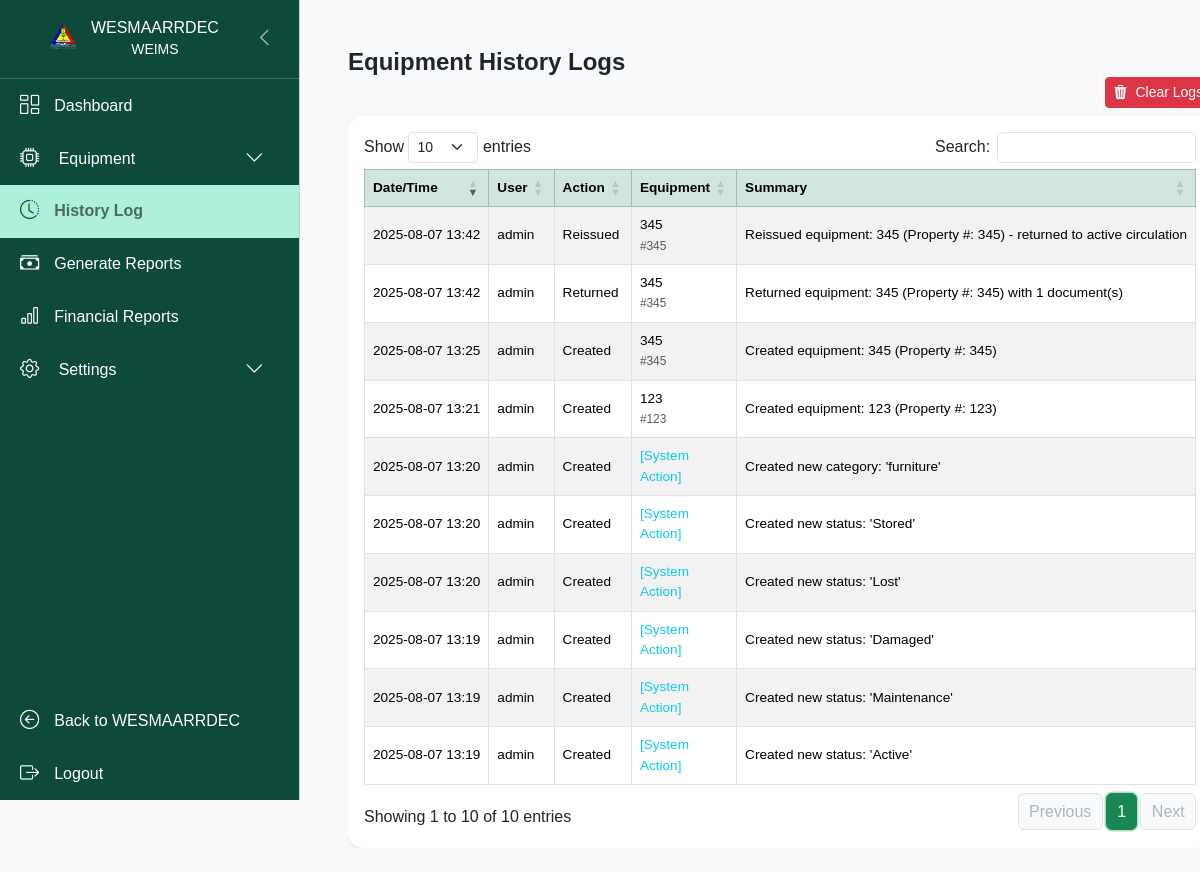
Page /weims/history-logs/ (signed in) on the committed database.
### equipments/models.py (models this page shows, shortened)
class EquipmentActionLog(models.Model):
    ACTION_CHOICES = [
        ('create', 'Created'),
        ('edit', 'Edited'),
        ('delete', 'Deleted'),
        ('archive', 'Archived'),
        ('unarchive', 'Unarchived'),
        ('return', 'Returned'),
        ('reissue', 'Reissued'),
    ]
    equipment = models.ForeignKey('Equipment', on_delete=models.SET_NULL, null=True, blank=True)
    action = models.CharField(max_length=20, choices=ACTION_CHOICES)
    user = models.ForeignKey(settings.AUTH_USER_MODEL, on_delete=models.SET_NULL, null=True)
    timestamp = models.DateTimeField(auto_now_add=True)
    summary = models.TextField(blank=True, null=True)

class Equipment(models.Model):
    user_image = models.ImageField(
        upload_to=image_path,
        default='equipment_pic/default.jpg',
        verbose_name="Equipment Image"
    )
    item_propertynum = models.CharField(max_length=50, blank=True, null=True, verbose_name="Property Number")
    item_name = models.CharField(max_length=50, verbose_name="Item Name")
    item_desc = models.CharField(max_length=50, blank=True, null=True, verbose_name="Item Description")
    additional_info = models.CharField(max_length=1000, blank=True, null=True, verbose_name="Additional Info")
    item_purdate = models.DateField(blank=True, null=True, verbose_name="Purchase Date")
    po_number = models.CharField(max_length=50, blank=True, null=True, verbose_name="PO Number")
    fund_source = models.CharField(max_length=100, blank=True, null=True, verbose_name="Fund Source")
    supplier = models.CharField(max_length=100, blank=True, null=True, verbose_name="Supplier")
    item_amount = models.DecimalField(max_digits=12, decimal_places=2, verbose_name="Amount")
    project_name = models.CharField(max_length=100, blank=True, null=True, verbose_name="Project Name")
    assigned_to = models.CharField(max_length=100, blank=True, null=True, verbose_name="Assigned To")
    end_user = models.CharField(max_length=100, blank=True, null=True, verbose_name="End User")
    location = models.CharField(max_length=100, blank=True, null=True, verbose_name="Location")
    current_location = models.CharField(max_length=100, blank=True, null=True, verbose_name="Current Location")
    category = models.ForeignKey(Category, on_delete=models.CASCADE, verbose_name="Category", default=1)
    status = models.ForeignKey(Status, on_delete=models.CASCADE, verbose_name="Status", default=1)
    emp = models.ForeignKey(settings.AUTH_USER_MODEL, on_delete=models.CASCADE, verbose_name="Employee")
    created_at = models.DateTimeField(auto_now_add=True, verbose_name="Created At")
    updated_at = models.DateTimeField(auto_now=True, verbose_name="Updated At")
    created_by = models.ForeignKey(
        settings.AUTH_USER_MODEL,
        related_name='equipment_created',
        on_delete=models.SET_NULL,
        null=True,
        blank=True,
        verbose_name="Created By"
    )
    updated_by = models.ForeignKey(
        settings.AUTH_USER_MODEL,
        related_name='equipment_updated',
        on_delete=models.SET_NULL,
        null=True,
        blank=True,
        verbose_name="Updated By"
    )
    order_receipt = models.FileField(upload_to='receipts/', null=True, blank=True)
    is_returned = models.BooleanField(default=False)
    return_document = models.FileField(upload_to='return_docs/', null=True, blank=True, verbose_name="Return Document")
    return_remarks = models.TextField(blank=True, null=True, verbose_name="Return Remarks")
    return_condition = models.CharField(max_length=50, blank=True, null=True, verbose_name="Condition Upon Return")
    return_type = models.CharField(max_length=30, blank=True, null=True, verbose_name="Return Type")
    returned_by = models.CharField(max_length=100, blank=True, null=True, verbose_name="Returned By")
    received_by = models.CharField(max_length=100, blank=True, null=True, verbose_name="Received By")
    damage_reason = models.TextField(blank=True, null=True, verbose_name="Damage Reason")
    lost_remarks = models.TextField(blank=True, null=True, verbose_name="Lost Remarks")
    is_archived = models.BooleanField(default=False)
    date_archived = models.DateTimeField(null=True, blank=True)
    archived_by = models.ForeignKey(
        settings.AUTH_USER_MODEL,
        null=True,
        blank=True,
        related_name='archived_equipments',
        on_delete=models.SET_NULL
    )
    class Meta:
        verbose_name = "Equipment"
        verbose_name_plural = "Equipment Records"

### auth_user/models.py (models this page shows)
class User(AbstractUser):
    profile_picture = models.ImageField(upload_to='profile_pictures/', null=True, blank=True)
    researcher = models.BooleanField(default=False)
    secretariat = models.BooleanField(default=False)
    stakeholder = models.BooleanField(default=False)

### equipments/views.py (the view)
# urls.py: path('history-logs/', views.history_logs, name='history_logs'),
@login_required
@user_passes_test(is_admin_or_superadmin)
def history_logs(request):
    logs = EquipmentActionLog.objects.select_related('user', 'equipment').order_by('-timestamp')[:500]  # Limit for performance
    return render(request, 'equipments/history_logs.html', {'logs': logs})

### cmscore/forms.py
class SearchForm(forms.Form):
     query = forms.CharField(max_length=100, required=True, widget=forms.TextInput(attrs={'placeholder': 'Search...'}))

### cmscore/context_processors.py (called while the page is built)
def search_form(request):
    return {'form': SearchForm()}

### equipments/helpers.py (called while the page is built)
def is_admin_or_superadmin(user):
    return user.is_superuser or user.groups.filter(name='admin').exists() or getattr(user, 'secretariat', False)

### equipments/templates/equipments/history_logs.html (shortened to what this page needs)
{% extends 'equipments/base.html' %}
{% block content %}
<div class="container-fluid mt-4 px-4">
  <h4 class="fw-semibold mb-0">Equipment History Logs</h4>
  <div class="table-responsive">
    <div class="d-flex justify-content-end mb-2">
    <form method="post" action="{% url 'equipments:clear_history_logs' %}" onsubmit="return confirm('Are you sure you want to clear all history logs?');">
        <button type="submit" class="btn btn-danger btn-sm">
          <i class="bi bi-trash3-fill me-1"></i> Clear Logs
        </button>
    </form>
    </div>
  <div class="card shadow-sm border-0 rounded-4">
    <div class="card-body p-3">
      <div class="table-responsive">
        <table id="logsTable" class="table table-hover table-striped table-bordered align-middle text-nowrap small">
          <thead class="table-success text-center align-middle">
            <tr>
              <th>Date/Time</th>
              <th>User</th>
              <th>Action</th>
              <th>Equipment</th>
              <th>Summary</th>
            </tr>
          </thead>
          <tbody>
            {% for log in logs %}
            <tr>
              <td>{{ log.timestamp|date:"Y-m-d H:i" }}</td>
              <td>{{ log.user.get_full_name|default:log.user.username|default:"System" }}</td>
              <td>{{ log.get_action_display }}</td>
              <td>
                {% if log.equipment %}
                  {{ log.equipment.item_name }}<br>
                  <small class="text-muted">#{{ log.equipment.item_propertynum }}</small>
                {% else %}
                  {% if log.action == 'delete' %}
                    <span class="text-danger">[Equipment Deleted]</span>
                  {% elif 'Bulk updated' in log.summary or 'category' in log.summary|lower or 'status' in log.summary|lower or 'Cleared all' in log.summary %}
                    <span class="text-info">[System Action]</span>
                  {% else %}
                    <span class="text-muted">[No Equipment]</span>
                  {% endif %}
                {% endif %}
              </td>
              <td>{{ log.summary }}</td>
            </tr>
            {% endfor %}
          </tbody>
        </table>
      </div>
    </div>
  </div>
</div>
<link rel="stylesheet" href="https://cdn.datatables.net/1.13.4/css/dataTables.bootstrap5.min.css">
{% endblock %}

### equipments/static/css/styles.css (style rules this page uses)
html, body { height: 100%; margin: 0; padding: 0; font-family: Arial, sans-serif; background-color: #f8f9fa; width: 100%; max-width: 100%; overflow-x: hidden; }
.table { font-size: 0.85rem; table-layout: auto; }
.table td, .table th { padding: 0.5rem; vertical-align: middle; }
.table td:nth-child(2), .table td:nth-child(4), .table td:nth-child(7), .table td:nth-child(8) { white-space: normal; word-break: break-word; max-width: 160px; }

### rows in the picture
EquipmentActionLog: timestamp "2025-08-07 13:42", user.get_full_name "admin", action "Reissued", equipment.item_name "345", equipment.item_propertynum "345", summary "Reissued equipment: 345 (Property #: 345) - returned to active circulation"
EquipmentActionLog: timestamp "2025-08-07 13:42", user.get_full_name "admin", action "Returned", equipment.item_name "345", equipment.item_propertynum "345", summary "Returned equipment: 345 (Property #: 345) with 1 document(s)"
EquipmentActionLog: timestamp "2025-08-07 13:25", user.get_full_name "admin", action "Created", equipment.item_name "345", equipment.item_propertynum "345", summary "Created equipment: 345 (Property #: 345)"
EquipmentActionLog: timestamp "2025-08-07 13:21", user.get_full_name "admin", action "Created", equipment.item_name "123", equipment.item_propertynum "123", summary "Created equipment: 123 (Property #: 123)"
EquipmentActionLog: timestamp "2025-08-07 13:20", user.get_full_name "admin", action "Created", shows "[System Action]", summary "Created new category: 'furniture'"
EquipmentActionLog: timestamp "2025-08-07 13:20", user.get_full_name "admin", action "Created", shows "[System Action]", summary "Created new status: 'Stored'"
EquipmentActionLog: timestamp "2025-08-07 13:20", user.get_full_name "admin", action "Created", shows "[System Action]", summary "Created new status: 'Lost'"
EquipmentActionLog: timestamp "2025-08-07 13:19", user.get_full_name "admin", action "Created", shows "[System Action]", summary "Created new status: 'Damaged'"
EquipmentActionLog: timestamp "2025-08-07 13:19", user.get_full_name "admin", action "Created", shows "[System Action]", summary "Created new status: 'Maintenance'"
EquipmentActionLog: timestamp "2025-08-07 13:19", user.get_full_name "admin", action "Created", shows "[System Action]", summary "Created new status: 'Active'"
